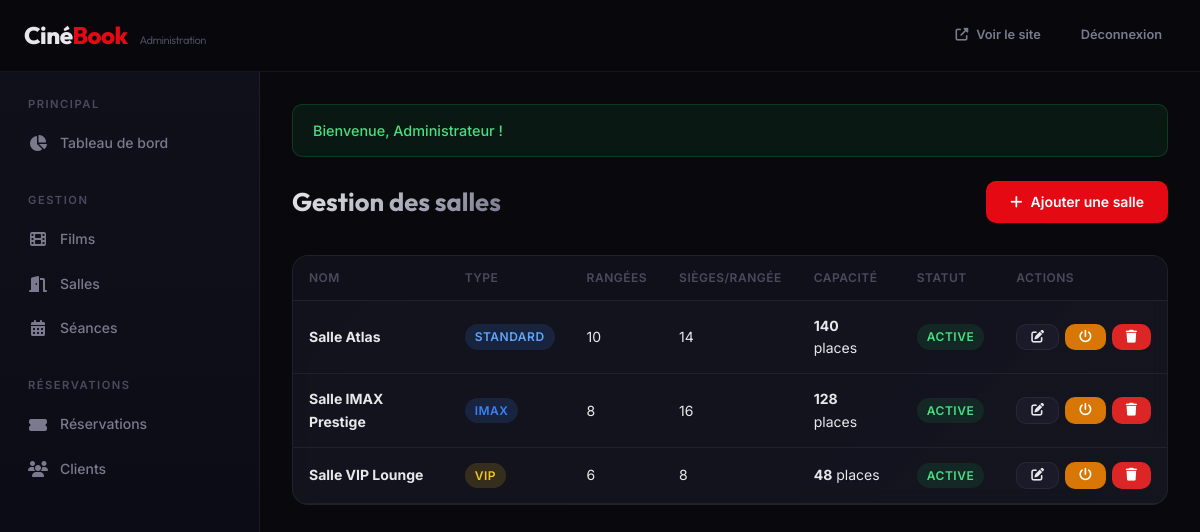
The app's page /index.php?page=admin-halls (signed in) with its own data.
### tables this page shows
CREATE TABLE IF NOT EXISTS halls (
    id INT AUTO_INCREMENT PRIMARY KEY,
    name VARCHAR(100) NOT NULL,
    rows_count INT NOT NULL DEFAULT 8,
    cols_count INT NOT NULL DEFAULT 12,
    hall_type ENUM('Standard', 'IMAX', 'VIP') DEFAULT 'Standard',
    is_active TINYINT(1) DEFAULT 1,
    created_at DATETIME DEFAULT CURRENT_TIMESTAMP
);

### models/Hall.php (called while the page is built, shortened)
<?php
class Hall
{
    private PDO $db;
    public function __construct()
    {
        $this->db = getDB();
    }
    public function getAll(int $page = 1, int $perPage = ITEMS_PER_PAGE): array
    {
        $offset = ($page - 1) * $perPage;
        $total = (int)$this->db->query("SELECT COUNT(*) FROM halls")->fetchColumn();
        $stmt = $this->db->prepare(
            "SELECT * FROM halls ORDER BY name ASC LIMIT {$perPage} OFFSET {$offset}"
        );
        $stmt->execute();
        return [
            'data'       => $stmt->fetchAll(),
            'total'      => $total,
            'page'       => $page,
            'perPage'    => $perPage,
            'totalPages' => (int)ceil($total / $perPage),
        ];
    }
}

### config/database.php (called while the page is built, shortened)
<?php
function getDB(): PDO
{
    static $pdo = null;
    if ($pdo === null) {
        $dsn = "mysql:host=" . DB_HOST . ";dbname=" . DB_NAME . ";charset=" . DB_CHARSET;
        $options = [
            PDO::ATTR_ERRMODE            => PDO::ERRMODE_EXCEPTION,
            PDO::ATTR_DEFAULT_FETCH_MODE => PDO::FETCH_ASSOC,
            PDO::ATTR_EMULATE_PREPARES   => false,
        ];
        try {
            $pdo = new PDO($dsn, DB_USER, DB_PASS, $options);
        } catch (PDOException $e) {
            die("Erreur de connexion à la base de données : " . $e->getMessage());
        }
    }
    return $pdo;
}

### helpers/validation.php (called while the page is built, shortened)
<?php
function e(?string $value): string
{
    return htmlspecialchars($value ?? '', ENT_QUOTES, 'UTF-8');
}

### views/admin/halls/index.php (the view, shortened to what this page needs)
<?php require_once __DIR__ . '/../../layouts/admin_header.php'; ?>
<div class="admin-page-header">
    <h1>Gestion des salles</h1>
    <a href="<?= BASE_URL ?>/index.php?page=admin-halls&action=create" class="btn btn-primary"><i class="fas fa-plus"></i> Ajouter une salle</a>
</div>
<div class="table-wrap">
    <table class="data-table">
        <thead>
            <tr><th>Nom</th><th>Type</th><th>Rangées</th><th>Sièges/rangée</th><th>Capacité</th><th>Statut</th><th>Actions</th></tr>
        </thead>
        <tbody>
            <?php if (empty($halls['data'])): ?>
                <tr><td colspan="7" class="text-center text-muted" style="padding:32px;">Aucune salle.</td></tr>
            <?php else: ?>
                <?php foreach ($halls['data'] as $h): ?>
                    <tr>
                        <td><strong><?= e($h['name']) ?></strong></td>
                        <td><span class="badge badge-<?= strtolower($h['hall_type']) === 'vip' ? 'vip' : (strtolower($h['hall_type']) === 'imax' ? 'imax' : 'info') ?>"><?= e($h['hall_type']) ?></span></td>
                        <td><?= $h['rows_count'] ?></td>
                        <td><?= $h['cols_count'] ?></td>
                        <td><strong><?= $h['rows_count'] * $h['cols_count'] ?></strong> places</td>
                        <td><span class="badge <?= $h['is_active'] ? 'badge-success' : 'badge-danger' ?>"><?= $h['is_active'] ? 'Active' : 'Inactive' ?></span></td>
                        <td>
                            <div class="table-actions">
                                <a href="<?= BASE_URL ?>/index.php?page=admin-halls&action=edit&id=<?= $h['id'] ?>" class="btn btn-secondary btn-sm"><i class="fas fa-edit"></i></a>
                                <a href="<?= BASE_URL ?>/index.php?page=admin-halls&action=toggle&id=<?= $h['id'] ?>" class="btn btn-warning btn-sm"><i class="fas fa-power-off"></i></a>
                                <a href="<?= BASE_URL ?>/index.php?page=admin-halls&action=delete&id=<?= $h['id'] ?>" class="btn btn-danger btn-sm" data-confirm="Supprimer cette salle ?"><i class="fas fa-trash"></i></a>
                            </div>
                        </td>
                    </tr>
                <?php endforeach; ?>
            <?php endif; ?>
        </tbody>
    </table>
</div>
<?php require_once __DIR__ . '/../../layouts/admin_footer.php'; ?>

### assets/css/style.css (style rules this page uses)
:root { --bg-primary: #08080d; --bg-secondary: #10101a; --bg-card: #14141f; --bg-elevated: #1a1a28; --bg-input: #12121e; --accent: #e50914; --accent-hover: #ff1a26; --accent-gold: #f5c518; --accent-blue: #3b82f6; --text-primary: #e8e8ec; --text-secondary: #7a7a8e; --text-muted: #4a4a5e; --border: rgba(255,255,255,0.06); --border-hover: rgba(255,255,255,0.12); --radius: 10px; --radius-lg: 16px; --shadow: 0 4px 24px rgba(0,0,0,0.4); --shadow-lg: 0 8px 40px rgba(0,0,0,0.6); --transition: 0.25s cubic-bezier(0.4,0,0.2,1); --font-body: 'Inter', -apple-system, sans-serif; --font-display: 'Outfit', 'Inter', sans-serif; --max-width: 1280px; --header-height: 72px; }
*, *::before, *::after { box-sizing: border-box; margin: 0; padding: 0; }
html { scroll-behavior: smooth; -webkit-font-smoothing: antialiased; }
body { font-family: var(--font-body); background: var(--bg-primary); color: var(--text-primary); line-height: 1.6; min-height: 100vh; }
a { color: inherit; text-decoration: none; }
h1, h2, h3, h4 { font-family: var(--font-display); font-weight: 700; line-height: 1.2; }
h1 { font-size: 2.5rem; }
.btn { display: inline-flex; align-items: center; justify-content: center; gap: 8px; padding: 10px 24px; border-radius: var(--radius); font-weight: 600; font-size: 0.875rem; border: none; cursor: pointer; transition: all var(--transition); text-decoration: none; white-space: nowrap; }
.btn-primary { background: var(--accent); color: #fff; }
.btn-secondary { background: var(--bg-elevated); color: var(--text-primary); border: 1px solid var(--border); }
.btn-sm { padding: 6px 14px; font-size: 0.8rem; }
.btn-danger { background: #dc2626; color: #fff; }
.btn-warning { background: #d97706; color: #fff; }
.badge { display: inline-flex; align-items: center; padding: 3px 10px; border-radius: 20px; font-size: 0.75rem; font-weight: 600; text-transform: uppercase; letter-spacing: 0.5px; }
.badge-success { background: rgba(22,163,74,0.15); color: #4ade80; }
.badge-info { background: rgba(59,130,246,0.15); color: #60a5fa; }
.badge-vip { background: rgba(245,197,24,0.15); color: var(--accent-gold); }
.badge-imax { background: rgba(59,130,246,0.15); color: var(--accent-blue); }
.data-table { width: 100%; border-collapse: collapse; }
.data-table th { text-align: left; padding: 12px 16px; font-size: 0.75rem; font-weight: 600; text-transform: uppercase; letter-spacing: 0.5px; color: var(--text-muted); border-bottom: 1px solid var(--border); background: var(--bg-secondary); }
.data-table td { padding: 14px 16px; border-bottom: 1px solid var(--border); font-size: 0.875rem; vertical-align: middle; }
.table-wrap { background: var(--bg-card); border: 1px solid var(--border); border-radius: var(--radius-lg); overflow: hidden; }

### assets/css/admin.css (style rules this page uses)
.admin-page-header { display: flex; align-items: center; justify-content: space-between; margin-bottom: 32px; }
.admin-page-header h1 { font-size: 1.6rem; font-weight: 700; background: linear-gradient(135deg, var(--text-primary) 0%, var(--text-secondary) 100%); -webkit-background-clip: text; -webkit-text-fill-color: transparent; background-clip: text; }
.table-actions { display: flex; gap: 6px; }
.table-wrap { background: linear-gradient(135deg, rgba(20,20,31,0.9) 0%, rgba(26,26,40,0.7) 100%); border: 1px solid var(--border); border-radius: var(--radius-lg); overflow: hidden; backdrop-filter: blur(10px); }

### records on screen
halls: name "Salle Atlas", hall_type "STANDARD", rows_count "10", cols_count "14", $h['rows_count'] * $h['cols_count'] "140", is_active "ACTIVE"
halls: name "Salle IMAX Prestige", hall_type "IMAX", rows_count "8", cols_count "16", $h['rows_count'] * $h['cols_count'] "128", is_active "ACTIVE"
halls: name "Salle VIP Lounge", hall_type "VIP", rows_count "6", cols_count "8", $h['rows_count'] * $h['cols_count'] "48", is_active "ACTIVE"

### other values on screen
$flashSuccess "Bienvenue, Administrateur !"
